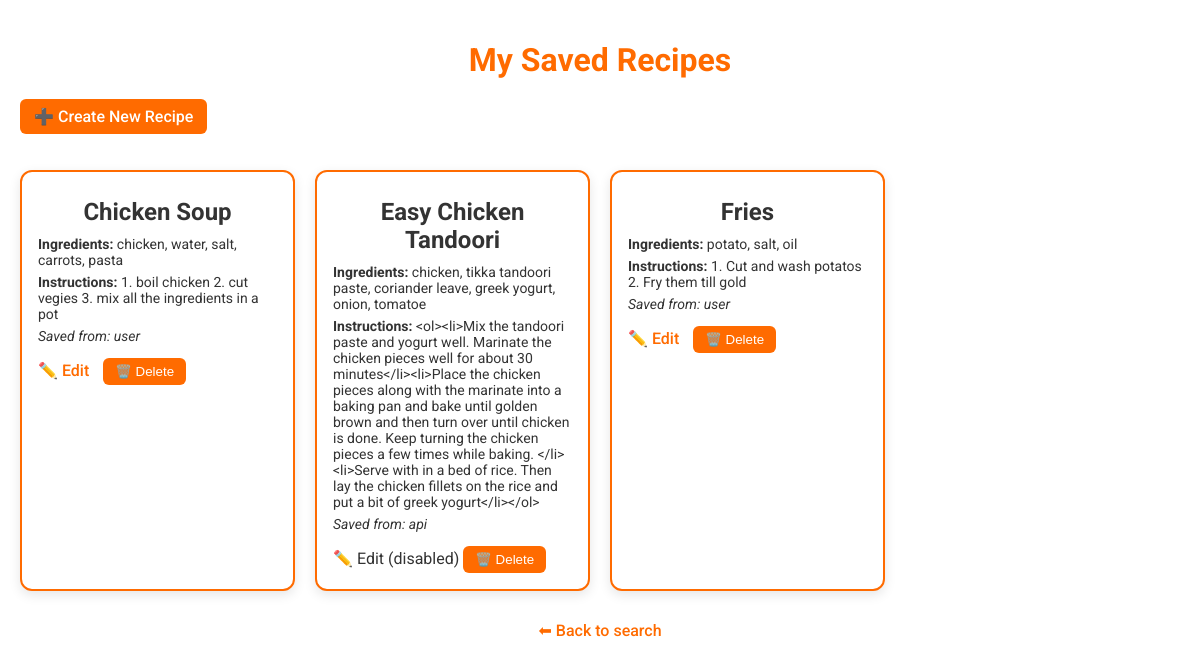
Before: /my_recipes with the older database file.
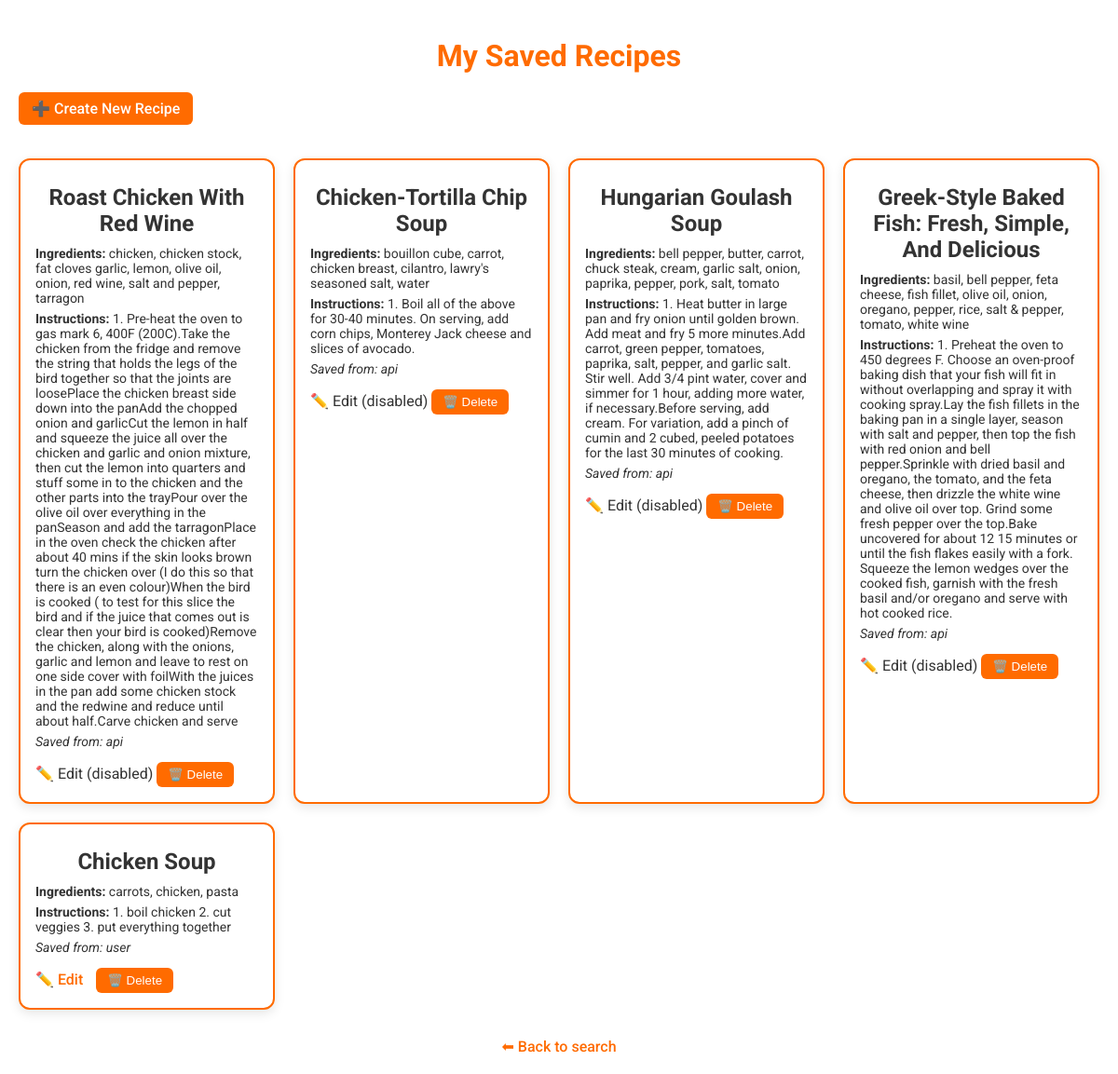
After: the same page with the newer database file.
### tables this page shows
CREATE TABLE my_recipes (
    id INTEGER PRIMARY KEY AUTOINCREMENT,
    name TEXT NOT NULL,
    ingredients TEXT NOT NULL,
    instructions TEXT NOT NULL
, source TEXT DEFAULT 'user', api_id INTEGER);

### app/routes.py (the view)
@bp.route('/my_recipes')
def my_recipes():
    recipes = RecipeStorage.get_user_recipes()
    return render_template("my_recipes.html", recipes=recipes)

### app/db_utils.py (called while the page is built)
def _get_connection():
    conn = sqlite3.connect(current_app.config.get("DATABASE_PATH", "recipes.db"))
    conn.row_factory = sqlite3.Row
    return conn

@contextmanager
def db_connection():
    conn = _get_connection()
    try:
        yield conn
    finally:
        conn.close()

### app/storage.py (called while the page is built)
def _row_to_recipe(row: sqlite3.Row) -> Dict[str, Any]:
    ingredients_text = row["ingredients"] or ""
    ingredients = [i.strip() for i in ingredients_text.split(",")] if ingredients_text else []
    source = row["source"] if "source" in row.keys() else "user"
    api_id = row["api_id"] if "api_id" in row.keys() else None
    return {
        "id": row["id"],
        "name": row["name"],
        "ingredients": ingredients,
        "instructions": row["instructions"] or "",
        "source": source,
        "api_id": api_id,
        "editable": True if source == "user" else False
    }

    @staticmethod
    def get_user_recipes() -> List[Dict[str, Any]]:
        with db_connection() as conn:
            c = conn.cursor()
            c.execute("SELECT id, name, ingredients, instructions, source, api_id FROM my_recipes ORDER BY id DESC")
            return [_row_to_recipe(r) for r in c.fetchall()]

### app/templates/my_recipes.html (shortened to what this page needs)
<!DOCTYPE html>
<html lang="en">
<head>
</head>
<body>
    <h1>My Saved Recipes</h1>
    <a class="create-new" href="{{ url_for('main.new_recipe') }}">➕ Create New Recipe</a>
    {% if recipes %}
        <ul>
        {% for recipe in recipes %}
            <li>
                <h2>{{ recipe.name }}</h2>
                <p><strong>Ingredients:</strong> {{ recipe.ingredients | join(', ') }}</p>
                <p><strong>Instructions:</strong> {{ recipe.instructions }}</p>
                <p><em>Saved from: {{ recipe.source }}</em></p>
                {% if recipe.source == 'user' %}
                    <a class="edit-link" href="{{ url_for('main.edit_recipe', recipe_id=recipe.id) }}">✏️ Edit</a>
                {% else %}
                    <span class="disabled-edit" title="API-sourced recipes cannot be edited">✏️ Edit (disabled)</span>
                {% endif %}
                <form action="{{ url_for('main.delete_recipe', recipe_id=recipe.id) }}" method="post" style="display:inline;">
                    <button type="submit" onclick="return confirm('Are you sure you want to delete this recipe?');">🗑️ Delete</button>
                </form>
            </li>
        {% endfor %}
        </ul>
    {% else %}
        <p class="no-recipes">You haven't saved any recipes yet.</p>
    {% endif %}
    <a class="bottom-link" href="/">⬅ Back to search</a>
</body>
</html>

### app/templates/my_recipes.html (style rules this page uses)
body { font-family: 'Roboto', sans-serif; background-color: #ffffff; color: #333333; margin: 0; padding: 20px; }
h1 { color: #FF6B00; text-align: center; margin-bottom: 20px; }
a.create-new { display: inline-block; margin-bottom: 20px; color: #ffffff; background-color: #FF6B00; padding: 8px 14px; border-radius: 6px; text-decoration: none; font-weight: 500; transition: background 0.2s, transform 0.2s; }
ul { list-style-type: none; padding: 0; display: grid; grid-template-columns: repeat(auto-fill, minmax(250px, 1fr)); gap: 20px; }
li { background-color: #ffffff; border: 2px solid #FF6B00; border-radius: 12px; padding: 16px; box-shadow: 0 4px 12px rgba(0,0,0,0.1); transition: transform 0.2s, box-shadow 0.2s; }
li h2 { color: #333333; margin: 10px 0; text-align: center; }
li p { margin: 6px 0; font-size: 14px; }
li form button { background-color: #FF6B00; color: #ffffff; border: none; border-radius: 6px; padding: 6px 12px; cursor: pointer; font-weight: 500; transition: background 0.2s, transform 0.2s; margin-top: 8px; }
a.edit-link { color: #FF6B00; text-decoration: none; margin-right: 10px; font-weight: 500; transition: color 0.2s, transform 0.2s; }
.bottom-link { display: block; text-align: center; margin-top: 30px; color: #FF6B00; text-decoration: none; font-weight: 500; transition: color 0.2s; }

Changed rows visible on the page:
removed my_recipes: name "Easy Chicken Tandoori", ingredients "chicken, tikka tandoori paste, coriander leave, greek yogurt, onion, tomatoe", instructions "<ol><li>Mix the tandoori paste and yogurt well. Marinate the chicken pieces well for about 30 minutes</li><li>Place the chicken pieces along with the marinate into a baking pan and bake until golden brown and then turn over until chicken is done. Keep turning the chicken pieces a few times while baking. </li><li>Serve with in a bed of rice. Then lay the chicken fillets on the rice and put a bit of greek yogurt</li></ol>", source "api", shows "✏️ Edit (disabled)"
removed my_recipes: name "Fries", ingredients "potato, salt, oil", instructions "1. Cut and wash potatos 2. Fry them till gold", source "user"
added my_recipes: name "Roast Chicken With Red Wine", ingredients "chicken, chicken stock, fat cloves garlic, lemon, olive oil, onion, red wine, salt and pepper, tarragon", instructions "1. Pre-heat the oven to gas mark 6, 400F (200C).Take the chicken from the fridge and remove the string that holds the legs of the bird together so that the joints are loosePlace the chicken breast side down into the panAdd the chopped onion and garlicCut the lemon in half and squeeze the juice all over the chicken and garlic and onion mixture, then cut the lemon into quarters and stuff some in to the chicken and the other parts into the trayPour over the olive oil over everything in the panSeason and add the tarragonPlace in the oven check the chicken after about 40 mins if the skin looks brown turn the chicken over (I do this so that there is an even colour)When the bird is cooked ( to…", source "api", shows "✏️ Edit (disabled)"
added my_recipes: name "Chicken-Tortilla Chip Soup", ingredients "bouillon cube, carrot, chicken breast, cilantro, lawry's seasoned salt, water", instructions "1. Boil all of the above for 30-40 minutes. On serving, add corn chips, Monterey Jack cheese and slices of avocado.", source "api", shows "✏️ Edit (disabled)"
added my_recipes: name "Hungarian Goulash Soup", ingredients "bell pepper, butter, carrot, chuck steak, cream, garlic salt, onion, paprika, pepper, pork, salt, tomato", instructions "1. Heat butter in large pan and fry onion until golden brown. Add meat and fry 5 more minutes.Add carrot, green pepper, tomatoes, paprika, salt, pepper, and garlic salt. Stir well. Add 3/4 pint water, cover and simmer for 1 hour, adding more water, if necessary.Before serving, add cream. For variation, add a pinch of cumin and 2 cubed, peeled potatoes for the last 30 minutes of cooking.", source "api", shows "✏️ Edit (disabled)"
added my_recipes: name "Greek-Style Baked Fish: Fresh, Simple, And Delicious", ingredients "basil, bell pepper, feta cheese, fish fillet, olive oil, onion, oregano, pepper, rice, salt & pepper, tomato, white wine", instructions "1. Preheat the oven to 450 degrees F. Choose an oven-proof baking dish that your fish will fit in without overlapping and spray it with cooking spray.Lay the fish fillets in the baking pan in a single layer, season with salt and pepper, then top the fish with red onion and bell pepper.Sprinkle with dried basil and oregano, the tomato, and the feta cheese, then drizzle the white wine and olive oil over top. Grind some fresh pepper over the top.Bake uncovered for about 12 15 minutes or until the fish flakes easily with a fork. Squeeze the lemon wedges over the cooked fish, garnish with the fresh basil and/or oregano and serve with hot cooked rice.", source "api", shows "✏️ Edit (disabled)"
changed my_recipes "Chicken Soup": ingredients "chicken, water, salt, carrots, pasta" → "carrots, chicken, pasta"; instructions "1. boil chicken 2. cut vegies 3. mix all the ingredients in a pot" → "1. boil chicken 2. cut veggies 3. put everything together"
